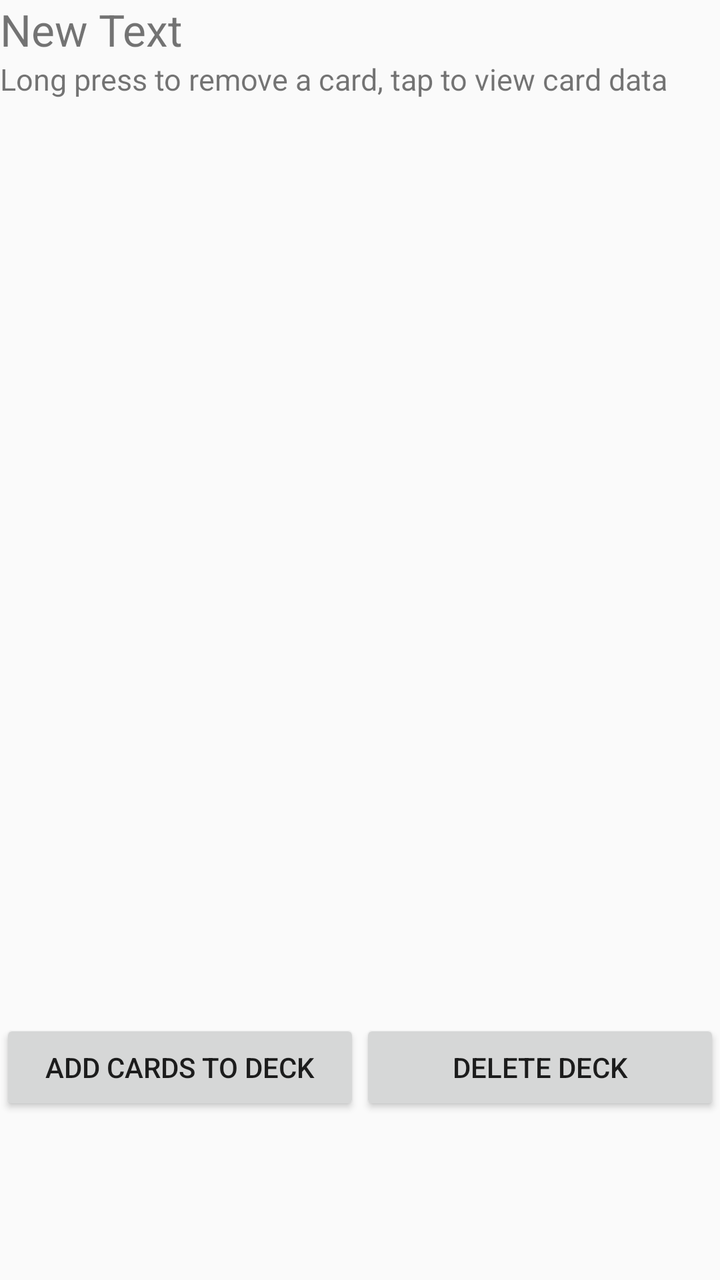
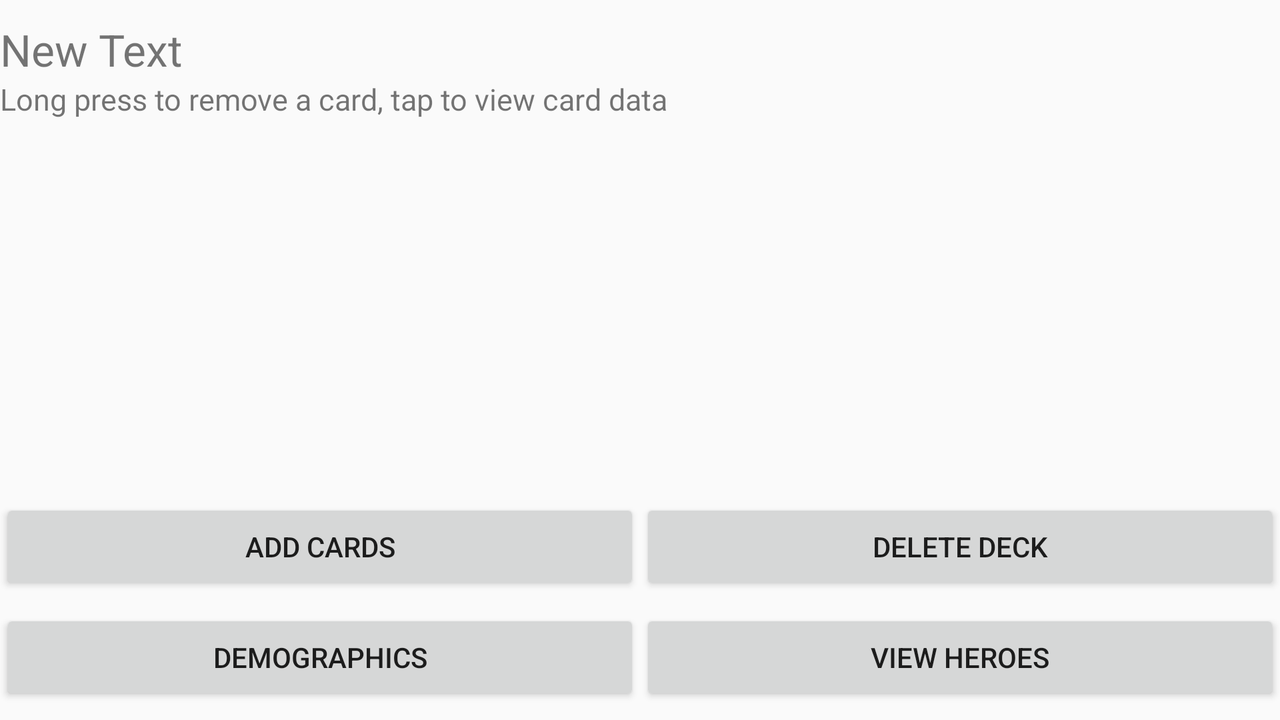

One screen, two layout resources from the same app: the default and the repository's alternative for another configuration. Each is rendered where Android would select it; the XML of both is given below.
<!-- AndroidManifest.xml: application theme AppTheme -->
<!-- res/layout/activity_edit_deck.xml -->
<GridLayout
    xmlns:android="http://schemas.android.com/apk/res/android"
    xmlns:tools="http://schemas.android.com/tools"
    tools:context="com.tm470.mb24853.projectlluca.EditDeckActivity"
    android:layout_width="match_parent"
    android:layout_height="match_parent"
    android:columnCount="3"
    android:rowCount="19"
    android:columnOrderPreserved="true">

    <TextView
        android:layout_width="wrap_content"
        android:layout_height="wrap_content"
        android:text="New Text"
        android:id="@+id/editDeckTextName"
        android:layout_row="8"
        android:layout_column="1"
        android:textSize="22dp" />

    <TextView
        android:layout_width="wrap_content"
        android:layout_height="wrap_content"
        android:text="Long press to remove a card, tap to view card data"
        android:layout_row="9"
        android:layout_column="1"
        android:textSize="15dp" />


    <ListView
        android:layout_width="wrap_content"
        android:layout_height="460dp"
        android:id="@+id/cardsInDecklistView"
        android:layout_row="10"
        android:layout_column="1" />

    <LinearLayout
        android:orientation="horizontal"
        android:layout_width="match_parent"
        android:layout_height="match_parent"
        android:layout_row="16"
        android:layout_column="1">

        <Button
            android:layout_width="0dp"
            android:layout_height="wrap_content"
            android:text="Add cards to deck"
            android:id="@+id/edit_deck_addcards"
            android:layout_weight="0.5"
            android:onClick="add_cards_to_deck"/>

        <Button
            android:layout_width="0dp"
            android:layout_height="wrap_content"
            android:text="Delete Deck"
            android:id="@+id/edit_deck_deletedeck"
            android:layout_weight="0.5"
            android:onClick="delete_deck"/>
    </LinearLayout>

</GridLayout>
<!-- resources referenced by this layout -->
<resources>
  <style name="AppTheme" parent="Theme.AppCompat.Light.DarkActionBar">
          
      </style>
</resources>
<!-- res/layout-land/activity_edit_deck.xml (the repository's variant of the layout above) -->
<!-- drawn on the phone turned sideways -->
<LinearLayout
    xmlns:android="http://schemas.android.com/apk/res/android"
    xmlns:tools="http://schemas.android.com/tools"
    tools:context="com.tm470.mb24853.projectlluca.EditDeckActivity"
    android:layout_width="match_parent"
    android:layout_height="match_parent"
    android:orientation="vertical">

    <TextView
        android:layout_width="wrap_content"
        android:layout_height="wrap_content"
        android:text="New Text"
        android:layout_marginTop="10dp"
        android:id="@+id/editDeckTextName"
        android:textSize="22dp" />

    <TextView
        android:layout_width="wrap_content"
        android:layout_height="wrap_content"
        android:text="Long press to remove a card, tap to view card data"
        android:textSize="15dp"
        android:layout_marginBottom="10dp"/>


    <ListView
        android:layout_width="wrap_content"
        android:layout_height="0dp"
        android:id="@+id/cardsInDecklistView"
        android:layout_weight="0.65"/>

    <LinearLayout
        android:layout_width="match_parent"
        android:layout_height="0dp"
        android:orientation="horizontal"
        android:layout_weight="0.20">

    <Button
        android:layout_width="0dp"
        android:layout_weight="0.5"
        android:layout_height="wrap_content"
        android:text="Add cards"
        android:id="@+id/edit_deck_addcards"
        android:onClick="add_cards_to_deck"/>

    <Button
        android:layout_width="0dp"
        android:layout_weight="0.5"
        android:layout_height="wrap_content"
        android:text="Delete Deck"
        android:id="@+id/edit_deck_deletedeck"
        android:onClick="delete_deck"/>
    </LinearLayout>
    <LinearLayout
        android:layout_width="match_parent"
        android:layout_height="0dp"
        android:layout_weight="0.20"
        android:orientation="horizontal">
    <Button
        android:layout_width="0dp"
        android:layout_weight="0.5"
        android:layout_height="wrap_content"
        android:text="Demographics"
        android:id="@+id/button3"
        android:onClick="viewDemographics"
        />

    <Button
        android:layout_width="0dp"
        android:layout_weight="0.5"
        android:layout_height="wrap_content"
        android:text="View heroes"
        android:id="@+id/button4"
        android:onClick="viewHeroes"
         />
        </LinearLayout>

</LinearLayout>
